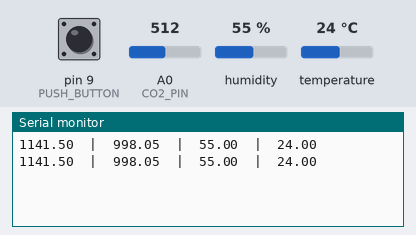
Bench run of a sketch on a simulated Arduino Uno, built with avr-gcc and run on an emulated ATmega328P. Shown: the last lines printed to the serial monitor. Inputs (shaded band) come from the test bench; at power-on: A0 (CO2_PIN) = 512, pin 9 (PUSH_BUTTON) LOW, humidity 55 %, temperature 24 °C.

Above: at 1.8 s.
1.9 s: A0 (CO2_PIN) set to 0
At 3.4 s:
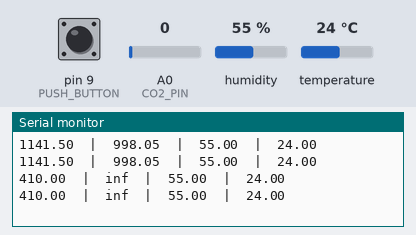
4.5 s: pin 9 (PUSH_BUTTON) pulled HIGH for 1.25 s
At 6.9 s:
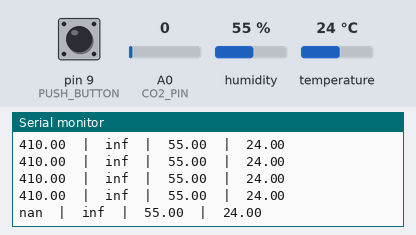
8.6 s: A0 (CO2_PIN) set to 122
At 9.7 s:
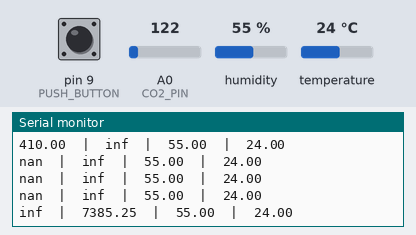
11.6 s: humidity set to 22 %
At 12.7 s:
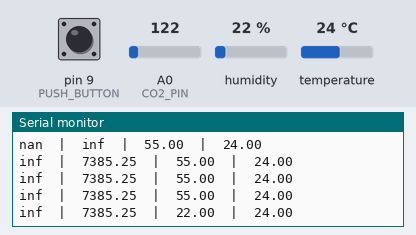
13.1 s: temperature set to 12 °C
At 13.5 s:
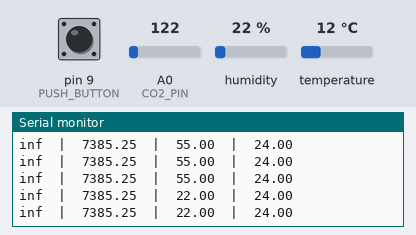
14.6 s: pin 9 (PUSH_BUTTON) pulled HIGH for 1.25 s
At 17.1 s:
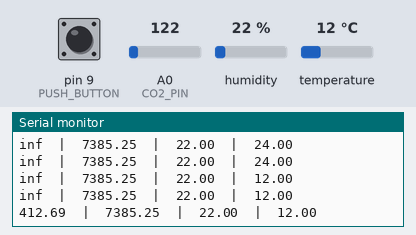

Measured:
- after the input at 1.9 s, the serial monitor: prints a new line after 0.15 s (image 1)
- after the input at 4.5 s, the serial monitor: prints a new line after 1.6 s (image 2)
- after the input at 8.6 s, the serial monitor: prints a new line after 0.53 s (image 3)
- after the input at 11.6 s, the serial monitor: prints a new line after 0.59 s (image 4)
- after the input at 14.6 s, the serial monitor: prints a new line after 1.6 s (image 6)

The sketch:

MQ135.ino
```cpp
//calls DHT library to measure temperature and humidity. This is necessary to make measuremente compensation
//TODO implement temp and humidity compensations
#include <DHT.h>


/* slope of the logarithm response curve
From the datasheet of MQ135, the relationship between gas concentration and the ratio between
measured resistance R_s and a default resistance R_0 is approximatelly exponential
C = b.(R_s/R_0)^a

LOG_SLOPE is a for CO2
*/
#define LOG_SLOPE -2.9331
#define DHTPIN 2                // the digital pin where the DHT sensor is connected
#define DHTTYPE DHT11           // DHT sensor type
#define FACTORB 115.0758        // this is the default b constant for the exponential sensitivity curve
#define RES_L 1000.             // the R_L resistance value. May vary from sensor to sensor
#define RES_CLEAN 6750.         // sensor resistance at 100 ppm NH3 (considering the datasheet data) - measured after warm-up
#define CLEAN_AIR_RATIO 3.6     // R to R_0 ratio measured on clean air
#define STD_CO2_PPM_AIR 410.0   // default CO2 concentration on clean air. Check at co2.earth
#define PUSH_BUTTON 9           // pin which push button is attached to
#define CO2_PIN A0              // pin which MQ135 is attached to


// creates the DHT object
DHT dht(DHTPIN, DHTTYPE);


float resCleanAir;

void setup(){
  resCleanAir = RES_CLEAN;

  pinMode(CO2_PIN, INPUT);
  pinMode(PUSH_BUTTON, INPUT);
  dht.begin();

  Serial.begin(9600);
}


void loop(){

  float Vo = analogRead(A0)/1023.;                   // measured voltage
  float resS = RES_L * (1. / Vo - 1.);               // appearent sensor resistance
  float ratioR = CLEAN_AIR_RATIO * resS / resCleanAir;
  float conc = STD_CO2_PPM_AIR + FACTORB * pow(ratioR , LOG_SLOPE);      // CO2 concentration

  // humidity
  float humi  = dht.readHumidity();
  // temperature in Celsius degrees
  float tempC = dht.readTemperature();


  // if button is pushed
  if (digitalRead(9) == HIGH){
    resCleanAir = resS;
  }


  Serial.print(conc);
  Serial.print("  |  ");
  Serial.print(resS);
  Serial.print("  |  ");
  Serial.print(humi);
  // Serial.print("%");
  Serial.print("  |  ");
  Serial.println(tempC);
  // Serial.println(" °C");*/

  delay(1000);


}
```
